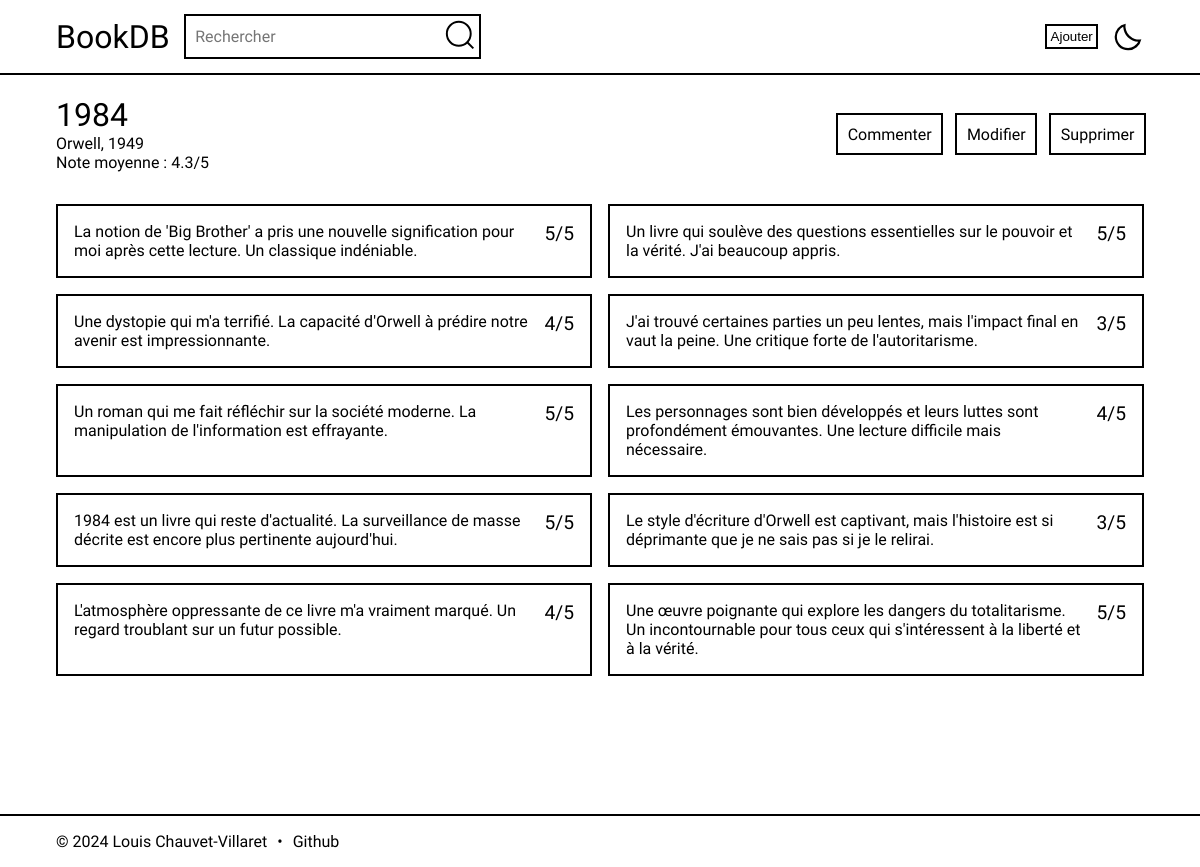
Page /livre?id=1 on the earlier database version.
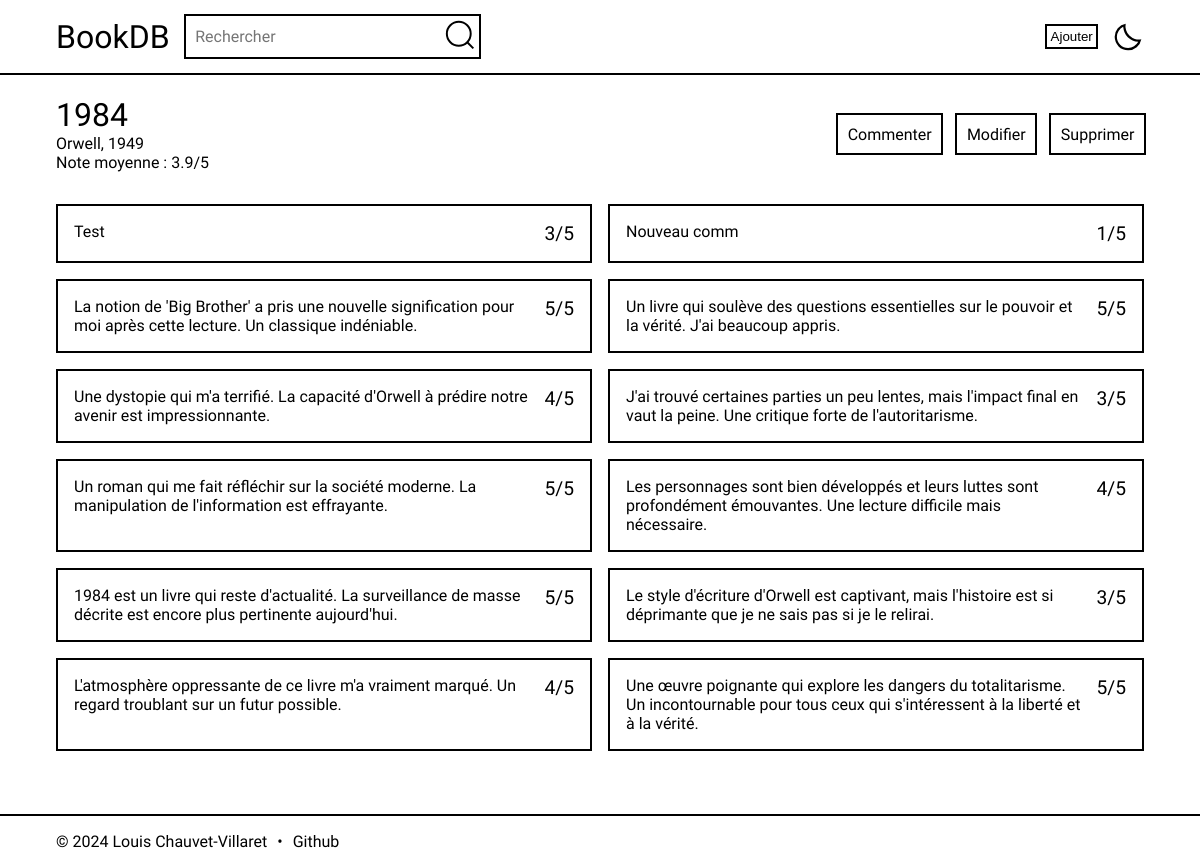
Same page on the later database version.
### tables this page shows
CREATE TABLE books (
                        id     INTEGER
                            primary key autoincrement,
                        title  TEXT    not null,
                        author TEXT    not null,
                        year   INTEGER not null
                    );

CREATE TABLE comments (
                        id      INTEGER
                            primary key autoincrement,
                        book_id INTEGER
                            references books
                                on delete cascade,
                        comment TEXT    not null,
                        rating  INTEGER not null,
                        check (rating >= 1 AND rating <= 5)
                    );

### app.py (the view)
@app.route('/livre')
def livre():
    book_id = request.args.get('id')
    data = execute_query("SELECT * FROM books WHERE id=?", [book_id], fetchone=True)
    if data:
        comments = execute_query("SELECT comment, rating FROM comments WHERE book_id=? ORDER BY id DESC", [book_id], )
        if comments:
            average = round(execute_query("SELECT AVG(rating) FROM comments WHERE book_id=?", [book_id], fetchone=True)[0],1)
            return render_template('livre.html', data=data, comments=comments, average=average)
        else:
            return render_template('livre.html', data=data)
    else:
        return redirect("/recherche", 303)

### app.py (called while the page is built)
def get_db_connection():
    conn = sqlite3.connect('books.db')
    conn.row_factory = sqlite3.Row
    return conn

def execute_query(query, params=(), fetchone=False, commit=False):
    conn = get_db_connection()
    cur = conn.cursor()
    try:
        cur.execute(query, params)
        if commit:
            conn.commit()
            return cur
        if fetchone:
            result = cur.fetchone()
        else:
            result = cur.fetchall()
    finally:
        cur.close()
        conn.close()
    return result

### templates/livre.html (shortened to what this page needs)
{% extends 'base.html' %}
{% block content %}
    <div class="flex space">
        <div>
            <h1>{{ data['title'] }}</h1>
            <p>{{ data['author'] }}, {{ data['year'] }}</p>
            {% if comments %}
                <p>Note moyenne : {{ average }}/5</p>
            {% endif %}
        </div>
        <div class="flex">
            <button class="hover" onclick="document.getElementById('comment').style.display = 'flex'">Commenter</button>
            <button class="hover" onclick="document.getElementById('modify').style.display = 'flex'">Modifier</button>
            <button class="hover" onclick="document.getElementById('delete').style.display = 'flex'">Supprimer</button>
        </div>
    </div>
    {% if comments %}
        <div class="grid-comment top">
            {% for comment in comments %}
                <div class="box">
                    <p class="comment">{{ comment[0] }}</p>
                    <p class="rate">{{ comment[1] }}/5</p>
                </div>
            {% endfor %}
        </div>
    {% endif %}
{% endblock %}

### templates/base.html (shortened to what this page needs)
<!DOCTYPE html>
<html lang="fr" data-bs-theme="light">
<head>
    <link rel="stylesheet" href="{{ url_for('static', filename='css/style.css') }}">
</head>
<body>
<header>
    <nav class="container">
        <ul class="flex">
            <li class="flex">
                <a class="title" href="/">BookDB</a>
                <form class="flex hover" action="{{ url_for('recherche') }}" method="post">
                    <label>
                        <input type="text" name="query" placeholder="Rechercher">
                    </label>
                    <button type="submit">
                    </button>
                </form>
            </li>
            <li class="flex">
                    <button class="hover" onclick="document.getElementById('add').style.display = 'flex'">
                        Ajouter
                    </button>                <div id="iconContainer" class="flex cursor">
                    <img id="lightIcon" src="{{ url_for('static', filename='images/moon.svg') }}" alt="Thème clair"
                         class="theme-icon">
                </div>
            </li>
        </ul>
    </nav>
</header>
<main class="container">
    <div class="content">
        {% block content %}{% endblock %}
    </div>
</main>
<footer class="flex">
    <div class="container">
        <p>&copy; 2024 Louis Chauvet-Villaret</p>
        &bullet;<a href="https://github.com/loulou64490/BooksDB">Github</a>
    </div>
</footer>
</body>
</html>

### static/css/style.css (style rules this page uses)
:root { --primary: 0,0,0; --bg: 255,255,255; }
* { margin: 0; padding: 0; box-sizing: border-box; user-select: none; }
body, html { overflow-x: hidden; scroll-behavior: smooth; font-family: "Onest", system-ui; font-optical-sizing: auto; font-style: normal; background: rgb(var(--bg)); color: rgb(var(--primary)); cursor: auto; }
.top { margin-top: 2rem; }
.container { max-width: 70rem; margin: 0 auto; padding: 1rem; }
.cursor { cursor: pointer; }
.theme-icon { height: 2rem; }
a { text-decoration: none; color: rgb(var(--primary)); }
.flex { display: flex; align-items: center; gap: 1rem; }
*:focus, .hover { outline: 2px solid rgb(var(--primary)); }
header { position: fixed; top: 0; left: 0; right: 0; z-index: 1000; background: rgb(var(--bg)); box-shadow: 0 2px 0 rgb(var(--primary)); }
ul { list-style: none; justify-content: space-between; }
header .title { font-size: 2rem; display: flex; align-items: center; }
input, textarea { font-family: "Onest", system-ui; background: none; padding: 0.6rem; font-size: 1rem; border: none; color: rgb(var(--primary)); }
button { background: none; border: none; cursor: pointer; padding: 0.2rem; color: rgb(var(--primary)); }
button svg { height: 2rem; width: auto; }
.content { width: 100%; margin-top: 5rem; min-height: calc(100vh - 6rem); }
main h1 { font-size: 2rem; font-weight: normal; }
.comment { width: 100%; }
main button { font-size: 1rem; font-family: "Onest", system-ui; padding: 0.6rem; }
footer { width: 100%; box-shadow: 0 -2px 0 rgb(var(--primary)); }
footer div { width: 100%; display: flex; align-items: center; gap: 10px; }
.grid-comment { display: grid; grid-template-columns: 1fr 1fr; gap: 1rem; }
.box { padding: 1rem; border: 2px solid rgb(var(--primary)); display: flex; gap: 1rem; }
.rate { font-size: 1.2rem; }
.space { justify-content: space-between; }

Differences in the rows shown:
added comments: comment "Test", rating "3"
added comments: comment "Nouveau comm", rating "1"
Other differences:
{{ average }}: "4.3" → "3.9"
